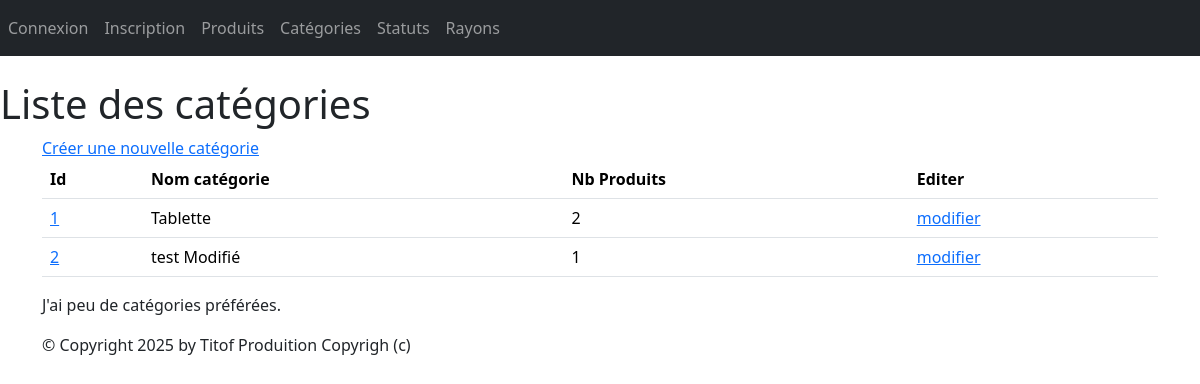
The app's page /monApp/categories/ with its own data.
### monApp/models.py (models this page shows, shortened)
class Categorie(models.Model):
    idCat = models.AutoField(primary_key=True)
    nomCat = models.CharField(max_length=100)

### monApp/views.py (the view)
# urls.py: path("categories/", views.CategorieListView.as_view(), name="lst_cats"),
class CategorieListView(ListView):
    model = Categorie
    template_name = "monApp/list_categories.html"
    context_object_name = "cats"
    def get_queryset(self):
        return Categorie.objects.annotate(nb_produits=Count('produits'))
    def get_context_data(self, **kwargs):
        context = super().get_context_data(**kwargs)
        context["titremenu"] = "Liste des catégories"
        return context

### monApp/templates/monApp/list_categories.html
{% extends 'monApp/base.html' %}
{% block menu %}
    <h1>{{ titremenu }}</h1>
{% endblock %}
{% block contenu %}
    <a href="{% url 'crt_cat' %}">Créer une nouvelle catégorie</a>
    <table class="table">
        <thead>
            <tr>
                <th>Id</th>
                <th>Nom catégorie</th>
                <th>Nb Produits</th>
                <th>Editer</th>
            </tr>
        </thead>
        <tbody>
            {% for cat in cats %}
                <tr>
                    <td><a href="{% url 'dtl_cat' cat.idCat %}">{{ cat.idCat }}</a></td>
                    <td>{{ cat.nomCat }}</td>
                    <td>{{ cat.nb_produits }}</td>
                    <td><a href="{% url 'upd_cat' cat.idCat %}">modifier</a></td>
                </tr>
            {% endfor %}
        </tbody>
    </table>
    <p>
        J'ai
        {% if cats|length < 5 %}
            peu de
        {% elif cats|length < 10 %}
            quelques
        {% else %}
            beaucoup de
        {% endif %}
        catégories préférées.
    </p>
{% endblock %}

### static/styles.css (style rules this page uses)
h1 { color:red }

### records on screen
Categorie: idCat "1", nomCat "Tablette", nb_produits "2"
Categorie: idCat "2", nomCat "test Modifié", nb_produits "1"

### other values on screen
{{ titremenu }} "Liste des catégories"
